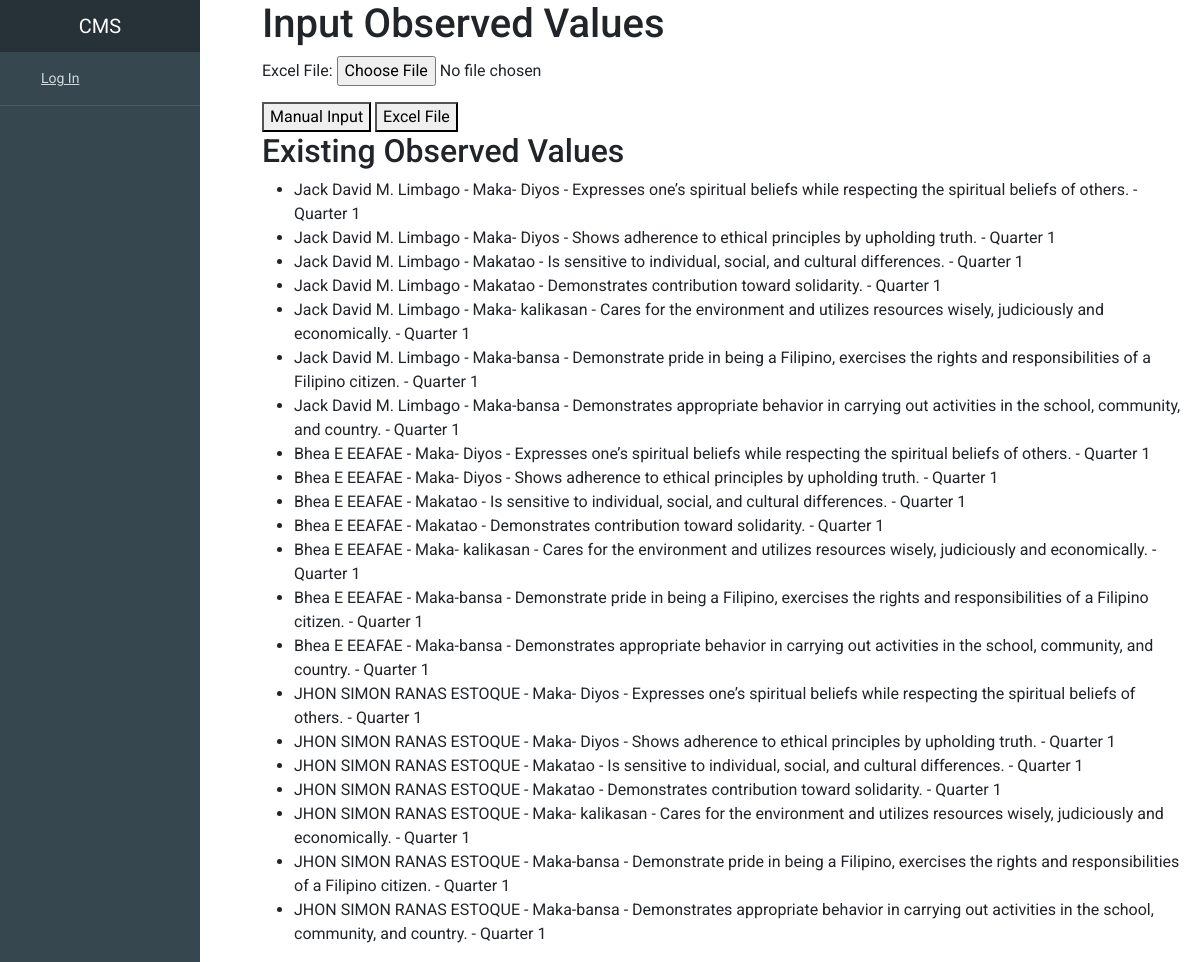
The page /grade/2/input-observed-values/ on the database its author committed.
### grades/models.py (models this page shows, shortened)
class ObservedValue(models.Model):
    student = models.ForeignKey(Student, on_delete=models.CASCADE)
    advisory = models.ForeignKey(Advisory, on_delete=models.CASCADE)
    core_value = models.ForeignKey(CoreValue, on_delete=models.CASCADE)
    behavior_statement = models.ForeignKey(BehaviorStatement, on_delete=models.CASCADE)
    quarter = models.ForeignKey(Quarter, on_delete=models.CASCADE, default="1")
    grade = models.CharField(max_length=3, choices=[('AO', 'AO'), ('SO', 'SO'), ('RO', 'RO'),('NO', 'NO')])
    def __str__(self):
        return f"{self.student.complete_name} - {self.core_value.name} - {self.behavior_statement.statement} - Quarter {self.quarter}"

class CoreValue(models.Model):
    name = models.CharField(max_length=100)

class BehaviorStatement(models.Model):
    core_value = models.ForeignKey(CoreValue, on_delete=models.CASCADE)
    statement = models.CharField(max_length=255)
    order = models.IntegerField(default=1)

class Quarter(models.Model):
    Quarter_Choices = [
        ('1', '1st Quarter'),
        ('2', '2nd Quarter'),
        ('3', '3rd Quarter'),
        ('4', '4th Quarter'),
    ]
    name = models.CharField(max_length=10, choices=Quarter_Choices, default="1")
    order = models.IntegerField()
    def __str__(self):
        return self.name

### student/models.py (models this page shows, shortened)
class Student(models.Model):
    lrn = models.CharField(max_length=20, unique=True)
    firstname = models.CharField(max_length=100)
    middlename = models.CharField(max_length=100)
    lastname = models.CharField(max_length=100)
    complete_name = models.CharField(max_length=100)
    gender = models.CharField(max_length=10, choices=Gender_Choices, default='F')
    date_of_birth = models.DateField()
    birth_cert = models.BooleanField(default=False, verbose_name='Birth Certificate')
    attendance = models.IntegerField(default=0, verbose_name='Daily Attendance')

### grades/views.py (the view)
# urls.py: path('<int:advisory_id>/input-observed-values/', input_observed_values, name='input_observed_values'),
def input_observed_values(request, advisory_id):
    advisory = Advisory.objects.get(pk=advisory_id)
    if request.method == 'POST':
        if 'manual_input' in request.POST:
            form = ObservedValueImportForm(request.POST)
            if form.is_valid():
                observed_value = form.save(commit=False)
                observed_value.student = advisory.students.filter(lrn=form.cleaned_data['lrn']).first()
                core_value_name = form.cleaned_data['core_value']
                core_value, _ = CoreValue.objects.get_or_create(name=core_value_name)
                observed_value.core_value = core_value
                observed_value.advisory = advisory
                observed_value.save()
        elif 'excel_input' in request.POST:
            form = ObservedValueImportForm(request.POST, request.FILES)
            if form.is_valid():
                excel_file = request.FILES['excel_file']
                df = pd.read_excel(excel_file)
                for index, row in df.iterrows():
                    lrn = row['LRN']
                    complete_name = row['Name']
                    student = advisory.students.filter(lrn=lrn).first()
                    core_value_name = row['Core Value']
                    core_value, _ = CoreValue.objects.get_or_create(name=core_value_name)
                    behavior_statement_name = row['Behavior Statement']
                    behavior_statement, _ = BehaviorStatement.objects.get_or_create(
                                                                        core_value=core_value,
                                                                        statement=behavior_statement_name)
                    quarter_name = row['Quarter']
                    quarter, _ =Quarter.objects.get_or_create(name=quarter_name)
                    grade = row['Grade']
                    existing_observed_value = ObservedValue.objects.filter(
                        student=student,
                        advisory=advisory,
                        core_value=core_value,
                        behavior_statement=behavior_statement,
                        quarter=quarter
                    ).first()
                    if existing_observed_value:
                        existing_observed_value.grade = row['Grade']
                        existing_observed_value.save()
                    else:
                        observed_value = ObservedValue.objects.create(
                            student=student,
                            advisory=advisory,
                            core_value=core_value,
                            behavior_statement=behavior_statement,
                            quarter=quarter,
                            grade=grade
                    )
                return redirect('success_page')
        else:
            form = ObservedValueImportForm()
    else:
        form = ObservedValueImportForm()
    observed_values = ObservedValue.objects.filter(advisory=advisory)
    return render(request, 'grades/input_observed_values.html', {'form': form, 'advisory': advisory, 'observed_values': observed_values})

### grades/forms.py
class ObservedValueImportForm(forms.Form):
    excel_file = forms.FileField(label='Excel File')

### grades/templates/grades/input_observed_values.html (shortened to what this page needs)
{% extends "student/base.html" %}
{% load crispy_forms_tags %}
{% block content %}
<h1>Input Observed Values</h1>
<form method="post" enctype="multipart/form-data">
    {{ form.as_p }}
    <button type="submit" name="manual_input">Manual Input</button>
    <button type="submit" name="excel_input">Excel File</button>
</form>
<h2>Existing Observed Values</h2>
<ul>
    {% for observed_value in observed_values %}
        <li>{{ observed_value }}</li>
    {% endfor %}
</ul>
{% endblock %}

### student/static/student/main.css (style rules this page uses)
body { overflow-x: hidden; font-family: 'Roboto', sans-serif; font-size: 16px; }

### rows shown on the page
ObservedValue: student+core_value+behavior_statement "Jack David M. Limbago - Maka- Diyos - Expresses one’s spiritual beliefs while respecting the spiritual beliefs of others. - Quarter 1"
ObservedValue: student+core_value+behavior_statement "Jack David M. Limbago - Maka- Diyos - Shows adherence to ethical principles by upholding truth. - Quarter 1"
ObservedValue: student+core_value+behavior_statement "Jack David M. Limbago - Makatao - Is sensitive to individual, social, and cultural differences. - Quarter 1"
ObservedValue: student+core_value+behavior_statement "Jack David M. Limbago - Makatao - Demonstrates contribution toward solidarity. - Quarter 1"
ObservedValue: student+core_value+behavior_statement "Jack David M. Limbago - Maka- kalikasan - Cares for the environment and utilizes resources wisely, judiciously and economically. - Quarter 1"
ObservedValue: student+core_value+behavior_statement "Jack David M. Limbago - Maka-bansa - Demonstrate pride in being a Filipino, exercises the rights and responsibilities of a Filipino citizen. - Quarter 1"
ObservedValue: student+core_value+behavior_statement "Jack David M. Limbago - Maka-bansa - Demonstrates appropriate behavior in carrying out activities in the school, community, and country. - Quarter 1"
ObservedValue: student+core_value+behavior_statement "Bhea E EEAFAE - Maka- Diyos - Expresses one’s spiritual beliefs while respecting the spiritual beliefs of others. - Quarter 1"
ObservedValue: student+core_value+behavior_statement "Bhea E EEAFAE - Maka- Diyos - Shows adherence to ethical principles by upholding truth. - Quarter 1"
ObservedValue: student+core_value+behavior_statement "Bhea E EEAFAE - Makatao - Is sensitive to individual, social, and cultural differences. - Quarter 1"
ObservedValue: student+core_value+behavior_statement "Bhea E EEAFAE - Makatao - Demonstrates contribution toward solidarity. - Quarter 1"
ObservedValue: student+core_value+behavior_statement "Bhea E EEAFAE - Maka- kalikasan - Cares for the environment and utilizes resources wisely, judiciously and economically. - Quarter 1"
ObservedValue: student+core_value+behavior_statement "Bhea E EEAFAE - Maka-bansa - Demonstrate pride in being a Filipino, exercises the rights and responsibilities of a Filipino citizen. - Quarter 1"
ObservedValue: student+core_value+behavior_statement "Bhea E EEAFAE - Maka-bansa - Demonstrates appropriate behavior in carrying out activities in the school, community, and country. - Quarter 1"
ObservedValue: student+core_value+behavior_statement "JHON SIMON RANAS ESTOQUE - Maka- Diyos - Expresses one’s spiritual beliefs while respecting the spiritual beliefs of others. - Quarter 1"
ObservedValue: student+core_value+behavior_statement "JHON SIMON RANAS ESTOQUE - Maka- Diyos - Shows adherence to ethical principles by upholding truth. - Quarter 1"
ObservedValue: student+core_value+behavior_statement "JHON SIMON RANAS ESTOQUE - Makatao - Is sensitive to individual, social, and cultural differences. - Quarter 1"
ObservedValue: student+core_value+behavior_statement "JHON SIMON RANAS ESTOQUE - Makatao - Demonstrates contribution toward solidarity. - Quarter 1"
ObservedValue: student+core_value+behavior_statement "JHON SIMON RANAS ESTOQUE - Maka- kalikasan - Cares for the environment and utilizes resources wisely, judiciously and economically. - Quarter 1"
ObservedValue: student+core_value+behavior_statement "JHON SIMON RANAS ESTOQUE - Maka-bansa - Demonstrate pride in being a Filipino, exercises the rights and responsibilities of a Filipino citizen. - Quarter 1"
ObservedValue: student+core_value+behavior_statement "JHON SIMON RANAS ESTOQUE - Maka-bansa - Demonstrates appropriate behavior in carrying out activities in the school, community, and country. - Quarter 1"
